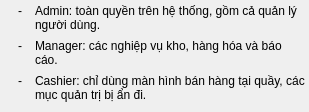
                    <widget class="QWidget" name="contentGuide4" native="true">
                     <layout class="QVBoxLayout" name="contentGuide4Layout">
                      <property name="spacing">
                       <number>7</number>
                      </property>
                      <property name="leftMargin">
                       <number>18</number>
                      </property>
                      <property name="topMargin">
                       <number>4</number>
                      </property>
                      <property name="rightMargin">
                       <number>4</number>
                      </property>
                      <property name="bottomMargin">
                       <number>10</number>
                      </property>
                      <item>
                       <layout class="QHBoxLayout" name="contentGuide4Line1Layout">
                        <property name="spacing">
                         <number>9</number>
                        </property>
                        <property name="leftMargin">
                         <number>0</number>
                        </property>
                        <property name="topMargin">
                         <number>0</number>
                        </property>
                        <property name="rightMargin">
                         <number>0</number>
                        </property>
                        <property name="bottomMargin">
                         <number>0</number>
                        </property>
                        <item>
                         <widget class="QLabel" name="contentGuide4Line1Bullet">
                          <property name="minimumSize">
                           <size>
                            <width>8</width>
                            <height>0</height>
                           </size>
                          </property>
                          <property name="maximumSize">
                           <size>
                            <width>8</width>
                            <height>16777215</height>
                           </size>
                          </property>
                          <property name="text">
                           <string>-</string>
                          </property>
                          <property name="alignment">
                           <set>Qt::AlignmentFlag::AlignLeading|Qt::AlignmentFlag::AlignLeft|Qt::AlignmentFlag::AlignTop</set>
                          </property>
                          <property name="class" stdset="0">
                           <string>bullet</string>
                          </property>
                         </widget>
                        </item>
                        <item>
                         <widget class="QLabel" name="contentGuide4Line1Text">
                          <property name="sizePolicy">
                           <sizepolicy hsizetype="Expanding" vsizetype="Preferred">
                            <horstretch>0</horstretch>
                            <verstretch>0</verstretch>
                           </sizepolicy>
                          </property>
                          <property name="text">
                           <string>Admin: toàn quyền trên hệ thống, gồm cả quản lý người dùng.</string>
                          </property>
                          <property name="wordWrap">
                           <bool>true</bool>
                          </property>
                          <property name="class" stdset="0">
                           <string>accordionLine</string>
                          </property>
                         </widget>
                        </item>
                       </layout>
                      </item>
                      <item>
                       <layout class="QHBoxLayout" name="contentGuide4Line2Layout">
                        <property name="spacing">
                         <number>9</number>
                        </property>
                        <property name="leftMargin">
                         <number>0</number>
                        </property>
                        <property name="topMargin">
                         <number>0</number>
                        </property>
                        <property name="rightMargin">
                         <number>0</number>
                        </property>
                        <property name="bottomMargin">
                         <number>0</number>
                        </property>
                        <item>
                         <widget class="QLabel" name="contentGuide4Line2Bullet">
                          <property name="minimumSize">
                           <size>
                            <width>8</width>
                            <height>0</height>
                           </size>
                          </property>
                          <property name="maximumSize">
                           <size>
                            <width>8</width>
                            <height>16777215</height>
                           </size>
                          </property>
                          <property name="text">
                           <string>-</string>
                          </property>
                          <property name="alignment">
                           <set>Qt::AlignmentFlag::AlignLeading|Qt::AlignmentFlag::AlignLeft|Qt::AlignmentFlag::AlignTop</set>
                          </property>
                          <property name="class" stdset="0">
                           <string>bullet</string>
                          </property>
                         </widget>
                        </item>
                        <item>
                         <widget class="QLabel" name="contentGuide4Line2Text">
                          <property name="sizePolicy">
                           <sizepolicy hsizetype="Expanding" vsizetype="Preferred">
                            <horstretch>0</horstretch>
                            <verstretch>0</verstretch>
                           </sizepolicy>
                          </property>
                          <property name="text">
                           <string>Manager: các nghiệp vụ kho, hàng hóa và báo cáo.</string>
                          </property>
                          <property name="wordWrap">
                           <bool>true</bool>
                          </property>
                          <property name="class" stdset="0">
                           <string>accordionLine</string>
                          </property>
                         </widget>
                        </item>
                       </layout>
                      </item>
                      <item>
                       <layout class="QHBoxLayout" name="contentGuide4Line3Layout">
                        <property name="spacing">
                         <number>9</number>
                        </property>
                        <property name="leftMargin">
                         <number>0</number>
                        </property>
                        <property name="topMargin">
                         <number>0</number>
                        </property>
                        <property name="rightMargin">
                         <number>0</number>
                        </property>
                        <property name="bottomMargin">
                         <number>0</number>
                        </property>
                        <item>
                         <widget class="QLabel" name="contentGuide4Line3Bullet">
                          <property name="minimumSize">
                           <size>
                            <width>8</width>
                            <height>0</height>
                           </size>
                          </property>
                          <property name="maximumSize">
                           <size>
                            <width>8</width>
                            <height>16777215</height>
                           </size>
                          </property>
                          <property name="text">
                           <string>-</string>
                          </property>
                          <property name="alignment">
                           <set>Qt::AlignmentFlag::AlignLeading|Qt::AlignmentFlag::AlignLeft|Qt::AlignmentFlag::AlignTop</set>
                          </property>
                          <property name="class" stdset="0">
                           <string>bullet</string>
                          </property>
                         </widget>
                        </item>
                        <item>
                         <widget class="QLabel" name="contentGuide4Line3Text">
                          <property name="sizePolicy">
                           <sizepolicy hsizetype="Expanding" vsizetype="Preferred">
                            <horstretch>0</horstretch>
                            <verstretch>0</verstretch>
                           </sizepolicy>
                          </property>
                          <property name="text">
                           <string>Cashier: chỉ dùng màn hình bán hàng tại quầy, các mục quản trị bị ẩn đi.</string>
                          </property>
                          <property name="wordWrap">
                           <bool>true</bool>
                          </property>
                          <property name="class" stdset="0">
                           <string>accordionLine</string>
                          </property>
                         </widget>
                        </item>
                       </layout>
                      </item>
                     </layout>
                    </widget>
